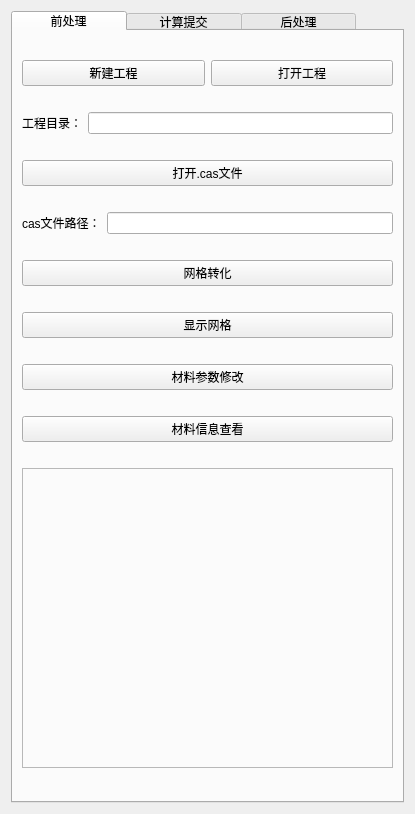
<?xml version="1.0" encoding="UTF-8"?>
<ui version="4.0">
 <class>Form</class>
 <widget class="QWidget" name="Form">
  <property name="geometry">
   <rect>
    <x>0</x>
    <y>0</y>
    <width>415</width>
    <height>814</height>
   </rect>
  </property>
  <property name="windowTitle">
   <string>Form</string>
  </property>
  <property name="styleSheet">
   <string notr="true">
QPushButton:hover { color:#11479C; background-color: #ADD8E6 }</string>
  </property>
  <layout class="QGridLayout" name="gridLayout">
   <item row="0" column="0">
    <widget class="QSplitter" name="splitter">
     <property name="orientation">
      <enum>Qt::Horizontal</enum>
     </property>
     <widget class="QTabWidget" name="tabWidget">
      <property name="enabled">
       <bool>true</bool>
      </property>
      <property name="minimumSize">
       <size>
        <width>360</width>
        <height>344</height>
       </size>
      </property>
      <property name="maximumSize">
       <size>
        <width>16777214</width>
        <height>16777215</height>
       </size>
      </property>
      <property name="autoFillBackground">
       <bool>true</bool>
      </property>
      <property name="styleSheet">
       <string notr="true">QTabBar::tab{width:115}
QTabBar::tab{height:20}</string>
      </property>
      <property name="currentIndex">
       <number>0</number>
      </property>
      <widget class="QWidget" name="tab_3">
       <attribute name="title">
        <string>前处理</string>
       </attribute>
       <layout class="QGridLayout" name="gridLayout_2">
        <item row="10" column="0">
         <widget class="QFrame" name="frame_2">
          <property name="minimumSize">
           <size>
            <width>0</width>
            <height>300</height>
           </size>
          </property>
          <property name="maximumSize">
           <size>
            <width>16777215</width>
            <height>300</height>
           </size>
          </property>
          <property name="frameShape">
           <enum>QFrame::StyledPanel</enum>
          </property>
          <property name="frameShadow">
           <enum>QFrame::Raised</enum>
          </property>
         </widget>
        </item>
        <item row="8" column="0">
         <widget class="QPushButton" name="pushButton_mat">
          <property name="text">
           <string>材料参数修改</string>
          </property>
         </widget>
        </item>
        <item row="6" column="0">
         <widget class="QPushButton" name="pushButton_transfer">
          <property name="text">
           <string>网格转化</string>
          </property>
         </widget>
        </item>
        <item row="5" column="0">
         <layout class="QHBoxLayout" name="horizontalLayout_7">
          <item>
           <widget class="QLabel" name="label">
            <property name="text">
             <string>cas文件路径：</string>
            </property>
           </widget>
          </item>
          <item>
           <widget class="QLineEdit" name="lineEdit"/>
          </item>
         </layout>
        </item>
        <item row="9" column="0">
         <widget class="QPushButton" name="pushButton_matcheck">
          <property name="text">
           <string>材料信息查看</string>
          </property>
         </widget>
        </item>
        <item row="3" column="0">
         <layout class="QHBoxLayout" name="horizontalLayout_6">
          <item>
           <widget class="QLabel" name="label_6">
            <property name="text">
             <string>工程目录：</string>
            </property>
           </widget>
          </item>
          <item>
           <widget class="QLineEdit" name="lineEdit_2"/>
          </item>
         </layout>
        </item>
        <item row="4" column="0">
         <widget class="QPushButton" name="pushButton">
          <property name="text">
           <string>打开.cas文件</string>
          </property>
         </widget>
        </item>
        <item row="7" column="0">
         <widget class="QPushButton" name="pushButton_showmesh">
          <property name="text">
           <string>显示网格</string>
          </property>
         </widget>
        </item>
        <item row="0" column="0">
         <layout class="QHBoxLayout" name="horizontalLayout_8">
          <item>
           <widget class="QPushButton" name="pushButton_new">
            <property name="styleSheet">
             <string notr="true"/>
            </property>
            <property name="text">
             <string>新建工程</string>
            </property>
            <property name="icon">
             <iconset>
              <normaloff>../../Windows/System32/OneDrive.ico</normaloff>../../Windows/System32/OneDrive.ico</iconset>
            </property>
           </widget>
          </item>
          <item>
           <widget class="QPushButton" name="pushButton_open">
            <property name="text">
             <string>打开工程</string>
            </property>
           </widget>
          </item>
         </layout>
        </item>
       </layout>
      </widget>
      <widget class="QWidget" name="tab">
       <attribute name="title">
        <string>计算提交</string>
       </attribute>
       <layout class="QGridLayout" name="gridLayout_3">
        <item row="0" column="0">
         <widget class="Line" name="line_4">
          <property name="orientation">
           <enum>Qt::Horizontal</enum>
          </property>
         </widget>
        </item>
        <item row="1" column="0">
         <layout class="QHBoxLayout" name="horizontalLayout_2">
          <item>
           <widget class="QLabel" name="label_2">
            <property name="text">
             <string>队列：</string>
            </property>
           </widget>
          </item>
          <item>
           <widget class="QComboBox" name="cbox_queue">
            <property name="editable">
             <bool>false</bool>
            </property>
            <property name="currentText">
             <string>q_x86_share</string>
            </property>
            <property name="currentIndex">
             <number>0</number>
            </property>
            <item>
             <property name="text">
              <string>q_x86_share</string>
             </property>
            </item>
            <item>
             <property name="text">
              <string>q_x86_expr</string>
             </property>
            </item>
            <item>
             <property name="text">
              <string>q_x86_vio_share</string>
             </property>
            </item>
            <item>
             <property name="text">
              <string>q_x86_cn_sim</string>
             </property>
            </item>
           </widget>
          </item>
         </layout>
        </item>
        <item row="2" column="0">
         <layout class="QHBoxLayout" name="horizontalLayout_3">
          <item>
           <widget class="QLabel" name="label_3">
            <property name="text">
             <string>并行核数：</string>
            </property>
           </widget>
          </item>
          <item>
           <widget class="QComboBox" name="cbox_cores">
            <property name="editable">
             <bool>false</bool>
            </property>
            <property name="currentText">
             <string>2</string>
            </property>
            <property name="currentIndex">
             <number>0</number>
            </property>
            <item>
             <property name="text">
              <string>2</string>
             </property>
            </item>
            <item>
             <property name="text">
              <string>4</string>
             </property>
            </item>
            <item>
             <property name="text">
              <string>8</string>
             </property>
            </item>
            <item>
             <property name="text">
              <string>10</string>
             </property>
            </item>
            <item>
             <property name="text">
              <string>16</string>
             </property>
            </item>
            <item>
             <property name="text">
              <string>24</string>
             </property>
            </item>
            <item>
             <property name="text">
              <string>36</string>
             </property>
            </item>
            <item>
             <property name="text">
              <string>72</string>
             </property>
            </item>
           </widget>
          </item>
         </layout>
        </item>
        <item row="3" column="0">
         <layout class="QHBoxLayout" name="horizontalLayout_4">
          <item>
           <widget class="QLabel" name="label_4">
            <property name="text">
             <string>最大迭代次数：</string>
            </property>
           </widget>
          </item>
          <item>
           <widget class="QLineEdit" name="lineEdit_maxint"/>
          </item>
         </layout>
        </item>
        <item row="4" column="0">
         <layout class="QHBoxLayout" name="horizontalLayout_5">
          <item>
           <widget class="QLabel" name="label_5">
            <property name="text">
             <string>输出间隔：</string>
            </property>
           </widget>
          </item>
          <item>
           <widget class="QLineEdit" name="lineEdit_output"/>
          </item>
         </layout>
        </item>
        <item row="5" column="0">
         <widget class="QFrame" name="frame_3">
          <property name="frameShape">
           <enum>QFrame::StyledPanel</enum>
          </property>
          <property name="frameShadow">
           <enum>QFrame::Raised</enum>
          </property>
          <widget class="QWidget" name="layoutWidget">
           <property name="geometry">
            <rect>
             <x>10</x>
             <y>20</y>
             <width>321</width>
             <height>101</height>
            </rect>
           </property>
           <layout class="QVBoxLayout" name="verticalLayout_2">
            <item>
             <widget class="QCheckBox" name="checkBox">
              <property name="text">
               <string>计算完成后，发送邮件至：</string>
              </property>
             </widget>
            </item>
            <item>
             <widget class="QLineEdit" name="lineEdit_3">
              <property name="readOnly">
               <bool>false</bool>
              </property>
              <property name="placeholderText">
               <string>examples@mail.com</string>
              </property>
              <property name="clearButtonEnabled">
               <bool>false</bool>
              </property>
             </widget>
            </item>
            <item>
             <widget class="QPushButton" name="pushButton_sub">
              <property name="text">
               <string>提交计算</string>
              </property>
             </widget>
            </item>
           </layout>
          </widget>
          <widget class="QWidget" name="layoutWidget">
           <property name="geometry">
            <rect>
             <x>10</x>
             <y>0</y>
             <width>321</width>
             <height>16</height>
            </rect>
           </property>
           <layout class="QHBoxLayout" name="horizontalLayout">
            <property name="sizeConstraint">
             <enum>QLayout::SetNoConstraint</enum>
            </property>
            <item>
             <widget class="Line" name="line">
              <property name="orientation">
               <enum>Qt::Horizontal</enum>
              </property>
             </widget>
            </item>
            <item>
             <widget class="QLabel" name="label_7">
              <property name="layoutDirection">
               <enum>Qt::LeftToRight</enum>
              </property>
              <property name="text">
               <string>     邮件通知</string>
              </property>
             </widget>
            </item>
            <item>
             <widget class="Line" name="line_3">
              <property name="orientation">
               <enum>Qt::Horizontal</enum>
              </property>
             </widget>
            </item>
           </layout>
          </widget>
         </widget>
        </item>
       </layout>
      </widget>
      <widget class="QWidget" name="tab_2">
       <attribute name="title">
        <string>后处理</string>
       </attribute>
      </widget>
     </widget>
    </widget>
   </item>
  </layout>
 </widget>
 <resources/>
 <connections>
  <connection>
   <sender>checkBox</sender>
   <signal>clicked(bool)</signal>
   <receiver>lineEdit_3</receiver>
   <slot>setEnabled(bool)</slot>
   <hints>
    <hint type="sourcelabel">
     <x>70</x>
     <y>683</y>
    </hint>
    <hint type="destinationlabel">
     <x>55</x>
     <y>712</y>
    </hint>
   </hints>
  </connection>
 </connections>
</ui>
